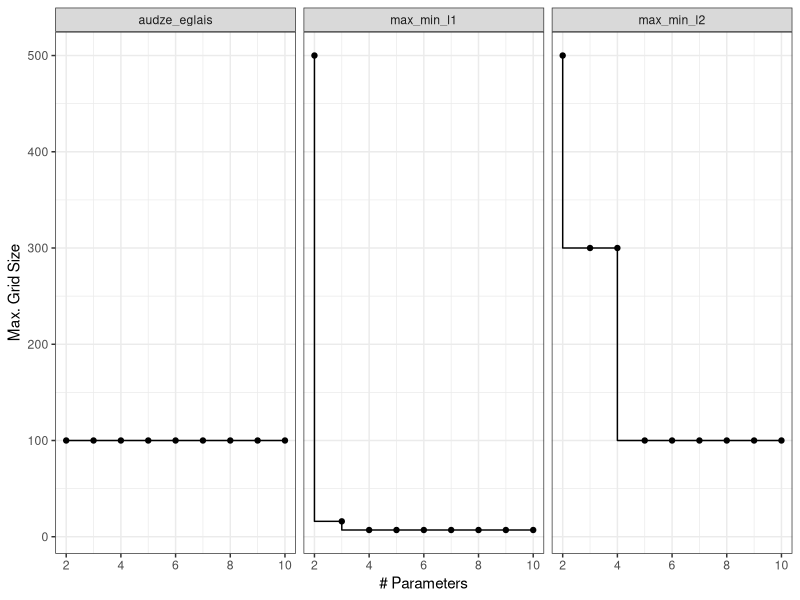

Reproduce this figure in R.
## ---- chunk 1
knitr::opts_chunk$set(
  collapse = TRUE,
  comment = "#>",
  fig.path = "man/figures/README-",
  out.width = "100%"
)
## ---- chunk 2
#| label: designs
#| echo: false
#| fig.height: 3
#| fig.width: 8

info <- tibble::tribble(
           ~type, ~num_param, ~max_size,
  "audze_eglais",         2L,      100L,
    "max_min_l1",         2L,      500L,
    "max_min_l2",         2L,      500L,
  "audze_eglais",         3L,      100L,
    "max_min_l1",         3L,       16L,
    "max_min_l2",         3L,      300L,
  "audze_eglais",         4L,      100L,
    "max_min_l1",         4L,        7L,
    "max_min_l2",         4L,      300L,
  "audze_eglais",         5L,      100L,
    "max_min_l1",         5L,        7L,
    "max_min_l2",         5L,      100L,
  "audze_eglais",         6L,      100L,
    "max_min_l1",         6L,        7L,
    "max_min_l2",         6L,      100L,
  "audze_eglais",         7L,      100L,
    "max_min_l1",         7L,        7L,
    "max_min_l2",         7L,      100L,
  "audze_eglais",         8L,      100L,
    "max_min_l1",         8L,        7L,
    "max_min_l2",         8L,      100L,
  "audze_eglais",         9L,      100L,
    "max_min_l1",         9L,        7L,
    "max_min_l2",         9L,      100L,
  "audze_eglais",        10L,      100L,
    "max_min_l1",        10L,        7L,
    "max_min_l2",        10L,      100L
  )

library(ggplot2)

ggplot(info, aes(num_param, max_size)) + 
  geom_point() + 
  geom_step(direction = "vh") + 
  facet_wrap(~ type, nrow = 1) +
  labs(x = "# Parameters", y = "Max. Grid Size") +
  theme_bw()
